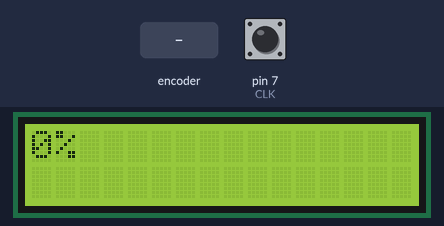
Recording of a sketch running on a simulated Arduino Uno, built with avr-gcc and run on an emulated ATmega328P. Shown: 16×2 character LCD. The inputs (shaded band) are chosen by the test bench; at power-on: pin 7 (CLK) HIGH.

Above: at 1.2 s.
1.3 s: rotary encoder on pin 7 (CLK) / pin 8 (DT) turned 3 steps (first pin leading)
At 2.4 s:
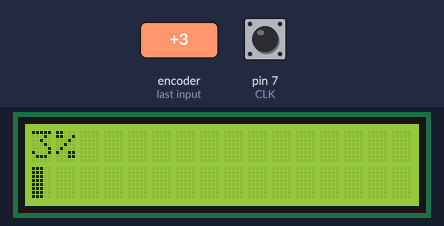
3.4 s: rotary encoder on pin 7 (CLK) / pin 8 (DT) turned 3 steps (first pin leading)
At 4.3 s:
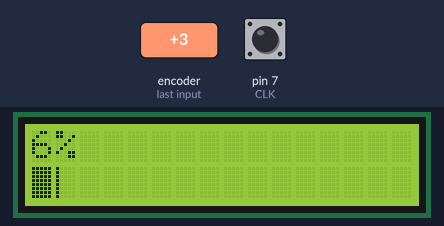
5.5 s: rotary encoder on pin 7 (CLK) / pin 8 (DT) turned 3 steps (first pin leading)
At 6.4 s:
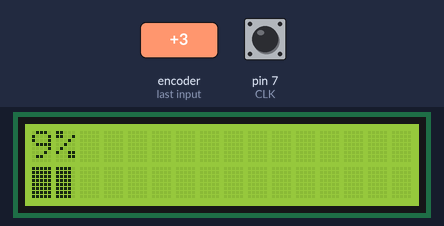
7.6 s: rotary encoder on pin 7 (CLK) / pin 8 (DT) turned 3 steps (first pin leading)
At 8.6 s:
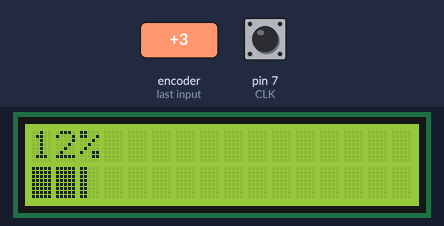
9.7 s: rotary encoder on pin 7 (CLK) / pin 8 (DT) turned 3 steps (first pin leading)
At 11.4 s:
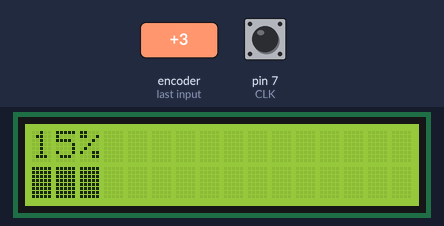
11.8 s: rotary encoder on pin 7 (CLK) / pin 8 (DT) turned 3 steps (first pin leading)
At 12.9 s:
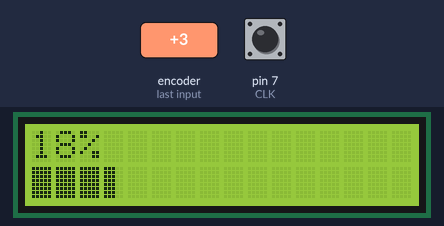
Timing chart, 0 to 14.8 s (numbered marks = the images above; inputs shaded):
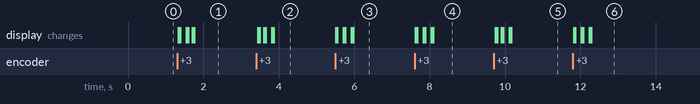

Measured:
- after the input at 1.3 s, the display: first changes at once (image 1 shows a later state)
- after the input at 3.4 s, the display: first changes after 0.05 s (image 2 shows a later state)
- after the input at 5.5 s, the display: first changes at once (image 3 shows a later state)
- after the input at 7.6 s, the display: first changes at once (image 4 shows a later state)
- after the input at 9.7 s, the display: first changes at once (image 5 shows a later state)
- after the input at 11.8 s, the display: first changes at once (image 6 shows a later state)

The sketch:

opgave_4.ino
```cpp
#include <Arduino.h>
#include <LiquidCrystal.h>

#define CLK 7
#define DT 8

byte customChar0[] = {
  B00000,
  B00000,
  B00000,
  B00000,
  B00000,
  B00000,
  B00000,
  B00000
};

byte customChar1[] = {
  B10000,
  B10000,
  B10000,
  B10000,
  B10000,
  B10000,
  B10000,
  B10000
};

byte customChar2[] = {
  B11000,
  B11000,
  B11000,
  B11000,
  B11000,
  B11000,
  B11000,
  B11000
};

byte customChar3[] = {
  B11100,
  B11100,
  B11100,
  B11100,
  B11100,
  B11100,
  B11100,
  B11100
};

byte customChar4[] = {
  B11110,
  B11110,
  B11110,
  B11110,
  B11110,
  B11110,
  B11110,
  B11110
};

byte customChar5[] = {
  B11111,
  B11111,
  B11111,
  B11111,
  B11111,
  B11111,
  B11111,
  B11111
};

int percentage = 0;

LiquidCrystal lcd(12, 11, 5, 4, 3, 2);

void setup() {
  pinMode(CLK, INPUT_PULLUP);
  pinMode(DT, INPUT_PULLUP);

  lcd.createChar(0, customChar0);
  lcd.createChar(1, customChar1);
  lcd.createChar(2, customChar2);
  lcd.createChar(3, customChar3);
  lcd.createChar(4, customChar4);
  lcd.createChar(5, customChar5);

  lcd.begin(16, 2);
}

void loop() {
  lcd.clear();
  String displayString;
  int tempPercentage;

  if (digitalRead(CLK) == LOW){
    delay(50);
    percentage++;
  }

  if(percentage > 100){
    percentage = 100;
  }

  tempPercentage = percentage;
  lcd.print((String)percentage + "%");

  lcd.setCursor(0,1);

  for(int i = 0 ; i < percentage ; i++){
    if(tempPercentage >= 5){
      displayString += (char) 5;
      tempPercentage -= 5;
    }
   }
    if(tempPercentage >= 4){
      displayString += (char) 4;
      tempPercentage -= 4;
    }
    if(tempPercentage >= 3){
      displayString += (char) 3;
      tempPercentage -= 3;
    }
    if(tempPercentage >= 2){
      displayString += (char) 2;
      tempPercentage -= 2;
    }
    if(tempPercentage >= 1){
      displayString += (char) 1;
      tempPercentage -= 1;
    }

  lcd.print(displayString);
  delay(50);
}
```
